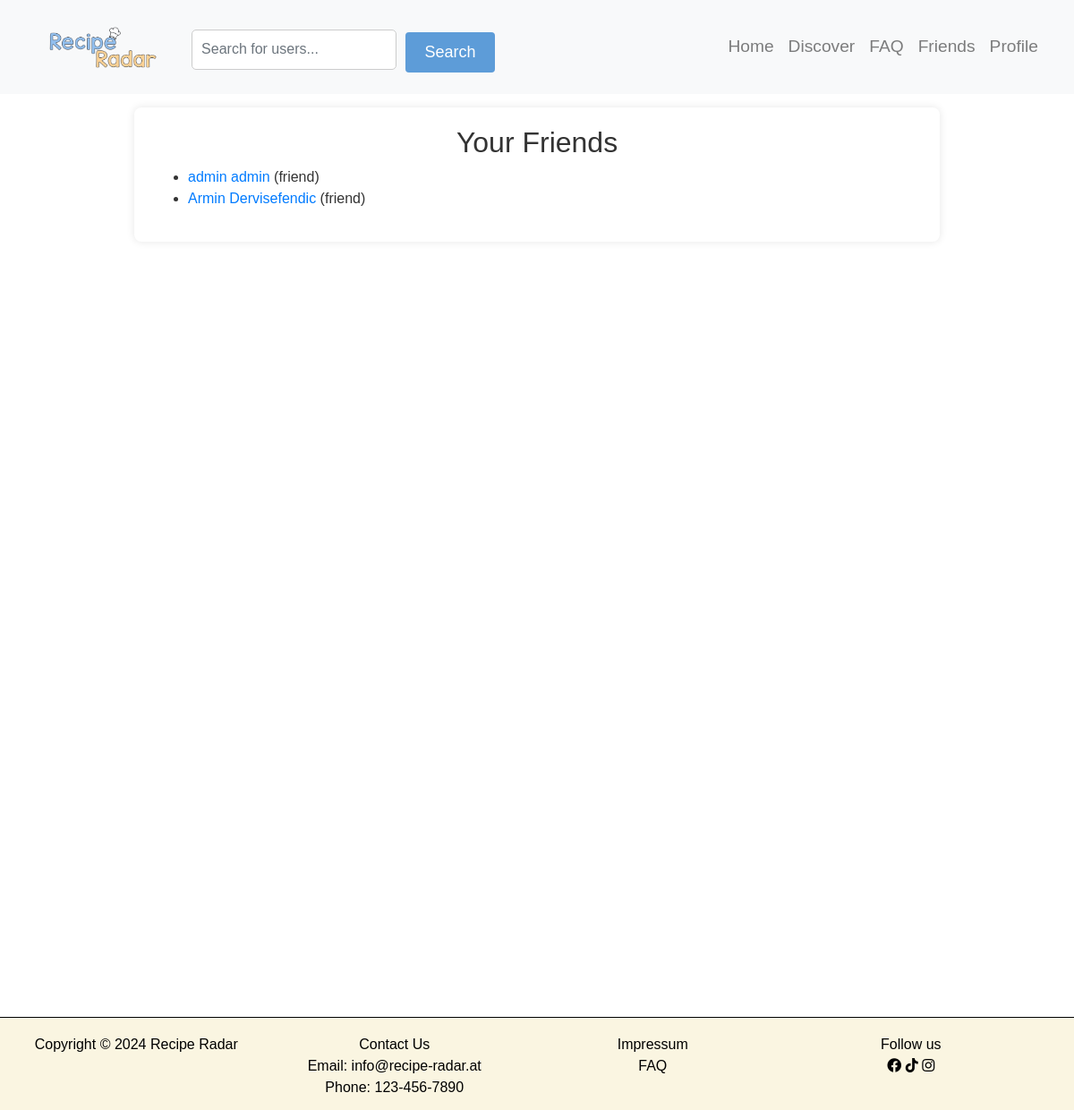
/friends.php (signed in), run on the app's committed database.
### tables this page shows
CREATE TABLE `users` (
  `userID` int(20) NOT NULL,
  `type` text NOT NULL DEFAULT 'normal',
  `salutation` varchar(50) DEFAULT NULL,
  `firstName` varchar(50) NOT NULL,
  `middleName` varchar(50) DEFAULT NULL,
  `lastName` varchar(50) NOT NULL,
  `userName` varchar(30) NOT NULL,
  `email` varchar(100) NOT NULL,
  `password` varchar(255) NOT NULL,
  `birthDate` date NOT NULL,
  `profilePicture` varchar(255) DEFAULT NULL
);

### services/friends_service.php (called while the page is built, shortened)
<?php
require 'config/db_connect.php';
$currentUserID = $_SESSION['currentSession']['userID'];
$sqlFollowing = "
    SELECT
        relationTo AS followingID, type
    FROM relations
    WHERE relationFrom = ? OR (relationFrom = ? AND relationTo = ?)
";
$stmtFollowing = $conn->prepare($sqlFollowing);
$stmtFollowing->bind_param("iii", $currentUserID, $currentUserID, $currentUserID);
$stmtFollowing->execute();
$resultFollowing = $stmtFollowing->get_result();
$followings = [];
while ($row = $resultFollowing->fetch_assoc()) {
    $followings[] = ['id' => $row['followingID'], 'type' => $row['type']];
}
$sqlFollowers = "
    SELECT
        relationFrom AS followerID, type
    FROM relations
    WHERE relationTo = ? OR (relationTo = ? AND relationFrom = ?)
";
$stmtFollowers = $conn->prepare($sqlFollowers);
$stmtFollowers->bind_param("iii", $currentUserID, $currentUserID, $currentUserID);
$stmtFollowers->execute();
$resultFollowers = $stmtFollowers->get_result();
$followers = [];
while ($row = $resultFollowers->fetch_assoc()) {
    $followers[] = ['id' => $row['followerID'], 'type' => $row['type']];
}
?>

### components/friends_form.php (the view, shortened to what this page needs)
<?php
include 'services/friends_service.php';
?>
<h2 style="text-align: center;">Your Friends</h2>
<?php if (!empty($followings) || !empty($followers)) : ?>
    <ul>
        <?php foreach ($followings as $following) : ?>
            <li>
                <?php
                $friendQuery = "SELECT firstName, lastName FROM users WHERE userID = ?";
                $friendStmt = $conn->prepare($friendQuery);
                $friendStmt->bind_param("i", $following['id']);
                $friendStmt->execute();
                $friendResult = $friendStmt->get_result();
                if ($friendResult && $friendResult->num_rows > 0) {
                    $friendData = $friendResult->fetch_assoc();
                    echo '<a href="profile.php?userID=' . $following['id'] . '">' . htmlspecialchars($friendData['firstName'] . ' ' . $friendData['lastName']) . '</a> (' . htmlspecialchars($following['type']) . ')';
                } else {
                    echo "User ID: " . htmlspecialchars($following['id']) . ' (' . htmlspecialchars($following['type']) . ')';
                }
                ?>
            </li>
        <?php endforeach; ?>
        <?php foreach ($followers as $follower) : ?>
            <li>
                <?php
                $friendQuery = "SELECT firstName, lastName FROM users WHERE userID = ?";
                $friendStmt = $conn->prepare($friendQuery);
                $friendStmt->bind_param("i", $follower['id']);
                $friendStmt->execute();
                $friendResult = $friendStmt->get_result();
                if ($friendResult && $friendResult->num_rows > 0) {
                    $friendData = $friendResult->fetch_assoc();
                    echo '<a href="profile.php?userID=' . $follower['id'] . '">' . htmlspecialchars($friendData['firstName'] . ' ' . $friendData['lastName']) . '</a> (' . htmlspecialchars($follower['type']) . ')';
                } else {
                    echo "User ID: " . htmlspecialchars($follower['id']) . ' (' . htmlspecialchars($follower['type']) . ')';
                }
                ?>
            </li>
        <?php endforeach; ?>
    </ul>
<?php else : ?>
    <p>You have no friends in your list.</p>
<?php endif; ?>

### resources/css/style.css (style rules this page uses)
body { margin: 0; padding: 0; }
body { margin: 0; font-family: 'Segoe UI', Tahoma, Geneva, Verdana, sans-serif; background-color: white; height: 100vh; }

### resources/css/recipe_detail.css (style rules this page uses)
body { background-image: url('../../pictures/bg-2.jpeg'); background-size: cover; font-family: Arial, sans-serif; color: #333; margin: 0; padding: 0; }

### data on the page
users: firstName+lastName "admin admin"
users: firstName+lastName "Armin Dervisefendic"

### other printed values
$following['type'] "friend"
$follower['type'] "friend"
